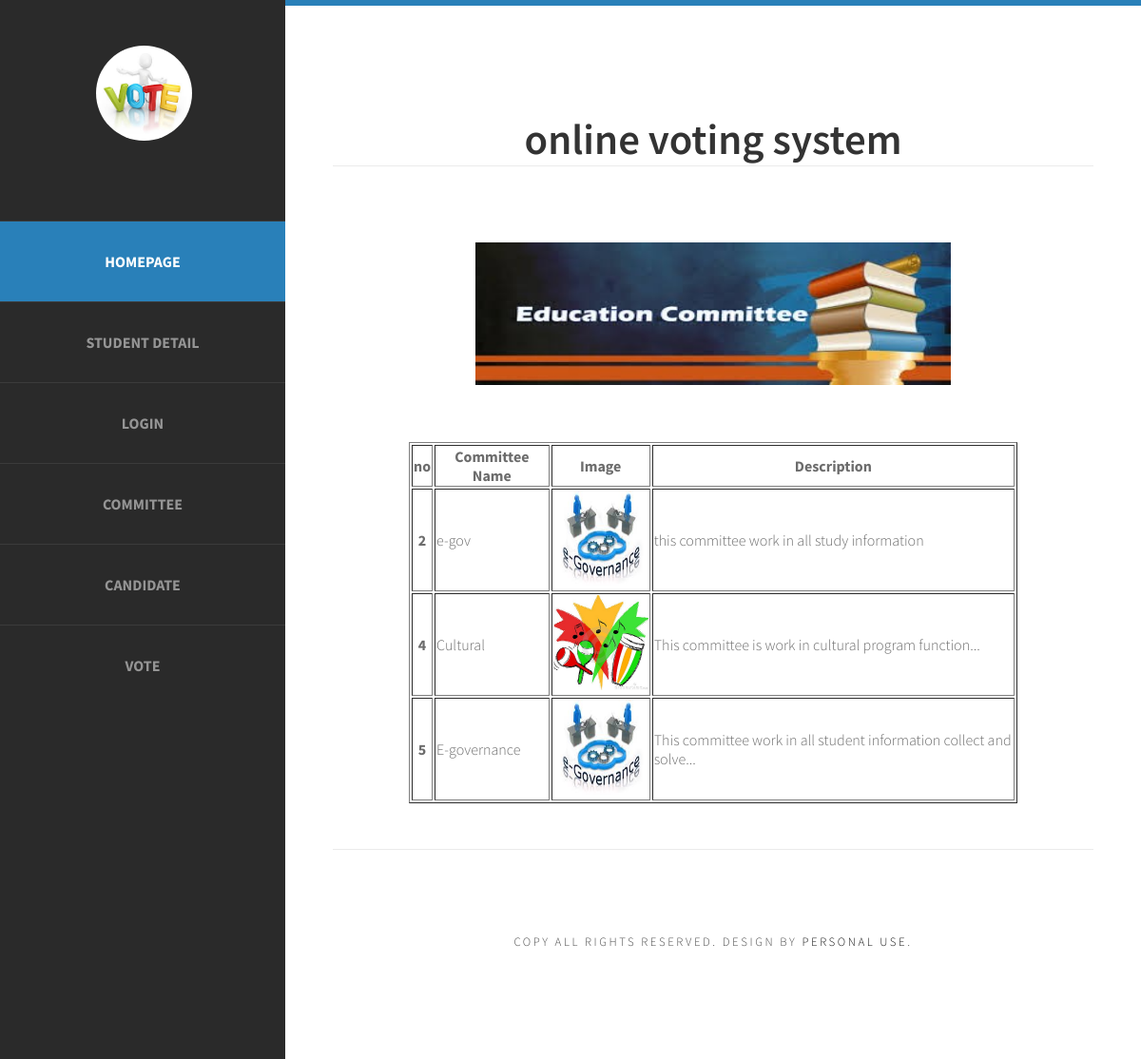
Screenshot of /SOURCECODE/project/committee.php with the database file from the repository.
### tables this page shows
CREATE TABLE `committee` (
  `com_id` int(3) NOT NULL,
  `com_no` int(2) NOT NULL,
  `com_cnm` varchar(200) NOT NULL,
  `com_img` longtext NOT NULL,
  `com_desc` longtext NOT NULL,
  `com_time` bigint(20) NOT NULL,
  `com_status` int(1) NOT NULL DEFAULT 1
);

### SOURCECODE/project/committee.php (the view, shortened to what this page needs)
<?php
	include("include/header.php");
?>
<div id="featured">
			<div class="title">
				<h2>
				<img src="images/Educationcomm.jpg" height="150px" width="500px"/>
				</h2>
			</div>
			<ul class="style1">
<?php
		include("include/config.php");
		$com_q="select * from committee";
		$com_res=mysqli_query($link,$com_q);
?>
<center>
<table border=1px #000>
<thead>
	<tr>
		<th>no</th>
		<th>Committee Name</th>
		<th>Image</th>
		<th>Description</th>
	</tr>
	</thead>
	<tbody>
	<?php
	while($com_row=mysqli_fetch_assoc($com_res))
	 {
		echo "<tr><th>";
		echo $com_row["com_no"];
		echo "</th><td>";
		echo $com_row["com_cnm"];
		echo "</td><td>";
		echo "<img src='images/".$com_row['com_img']."' height=100 width=100>";
		echo "</td><td>";
		echo $com_row["com_desc"];
		echo "</td></tr>";
	}
	 ?>
	 </tbody>
	  </table>
	 </div>
		</div>
		<?php
		include("include/footer.php");
	?>

### SOURCECODE/project/include/header.php (shortened to what this page needs)
<!DOCTYPE html PUBLIC "-//W3C//DTD XHTML 1.0 Strict//EN" "http://www.w3.org/TR/xhtml1/DTD/xhtml1-strict.dtd">
<html xmlns="http://www.w3.org/1999/xhtml">
<head>
<link href="default.css" rel="stylesheet" type="text/css" media="all" />
<link href="fonts.css" rel="stylesheet" type="text/css" media="all" />
</head>
<body>
<div id="page" class="container">
	<div id="header">
		<div id="logo">
			<img src="vote.jpg" height=100px weight=100px/>
			</div>
		<div id="menu">
			<ul>
				<li class="current_page_item"><a href="index.php" accesskey="1" title="">Homepage</a></li>
				<li><a href="studentdetail.php" accesskey="2" title="">student detail</a></li>
			<?php
			  if(! isset($_SESSION['client']['status']))
			  {
			   echo '<li><a href="login.php">Login</a></li>';
			  }
			?>				<li><a href="committee.php" accesskey="4" title="">Committee</a></li>
				<li><a href="candidate.php" accesskey="5" title="">Candidate</a></li>
				<li><a href="vote.php" accesskey="6" title="">vote</a></li>
			</ul>
		</div>
	</div>
	<div id="main">
		<div id="welcome">
			<div class="title">
				<marquee><h2>Online Voting System</h2></marquee>

### SOURCECODE/project/include/footer.php
<div id="copyright">
			<span>Copy All rights reserved.
			Design by <a href="#">personal use</a>.</span>
		</div>
	</div>
</div>
</body>
</html>

### SOURCECODE/project/default.css (style rules this page uses)
html, body { height: 100%; }
body { margin: 0px; padding: 0px; background: #202020; font-family: 'Source Sans Pro', sans-serif; font-size: 12pt; font-weight: 300; color: #444444; }
h1, h2, h3 { margin: 0; padding: 0; font-weight: 600; color: #333333; }
p, ol, ul { margin-top: 0; }
ol, ul { padding: 0; list-style: none; }
a { color: #2980b9; }
.container { overflow: hidden; margin: 0em auto; width: 1200px; }
ul.style1 { margin: 0 auto; padding: 0; width: 80%; overflow: hidden; list-style: none; text-align: left; color: #6c6c6c }
.box1, .box2, .box3, { float: left; margin-right: 20px; }
.boxA, .boxB, { float: left; margin-right: 20px; }
.title { margin-bottom: 3em; }
.title h2 { text-transform: lowercase; font-size: 2.8em; }
#header { position: relative; float: left; width: 300px; padding: 3em 0em; }
#logo { text-align: center; margin-bottom: 4em; }
#logo img { display: inline-block; margin-bottom: 1em; border-radius: 50%; }
#menu li { border-top: 1px solid rgba(255,255,255,0.08); }
#menu li a, #menu li span { display: block; padding: 2em 1.5em; text-align: center; text-decoration: none; text-transform: uppercase; font-weight: 700; color: rgba(255,255,255,0.5); }
#menu .current_page_item a { background: #2980b9; color: rgba(255,255,255,1); }
#page { background: #2a2a2a; }
#main { overflow: hidden; float: right; width: 800px; padding: 3em 50px 5em 50px; background: #FFF; border-top: 6px solid #2980b9; text-align: center; }
#featured { overflow: hidden; margin-bottom: 3em; padding-top: 5em; border-top: 1px solid rgba(0,0,0,0.08); }
#copyright { overflow: hidden; padding: 5em 0em; border-top: 1px solid rgba(0,0,0,0.08); }
#copyright span { display: block; letter-spacing: 0.20em; line-height: 2.5em; text-align: center; text-transform: uppercase; font-size: 0.80em; color: rgba(0,0,0,0.7); }
#copyright a { text-decoration: none; color: rgba(0,0,0,0.9); }

### rows the page displays
committee: com_no "2", com_cnm "e-gov", com_img (picture), com_desc "this committee work in all study information"
committee: com_no "4", com_cnm "Cultural", com_img (picture), com_desc "This committee is work in cultural program function..."
committee: com_no "5", com_cnm "E-governance", com_img (picture), com_desc "This committee work in all student information collect and solve..."
